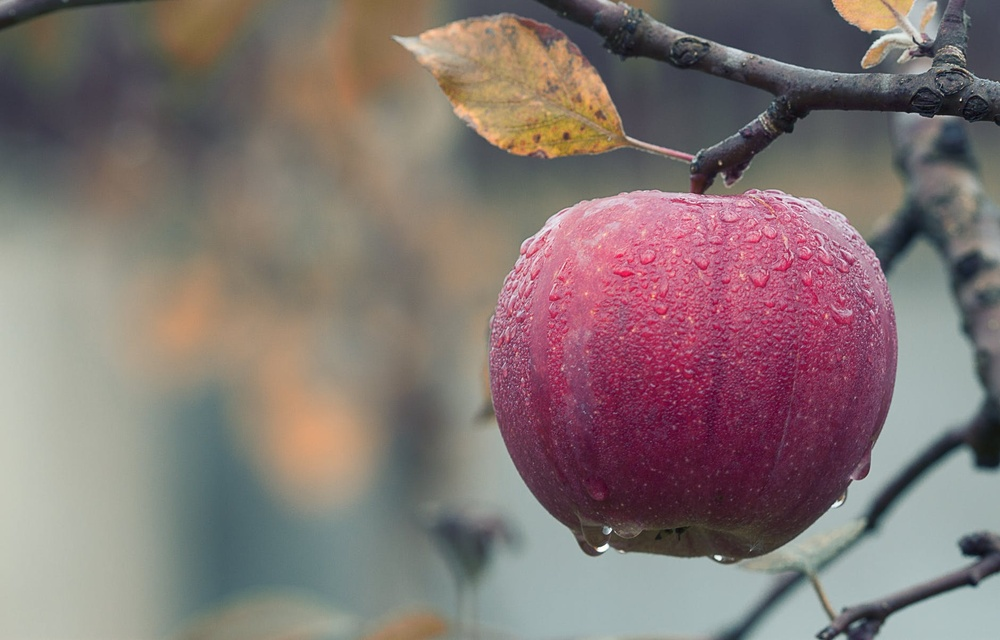
#> input picture apple.jpeg, 1000 x 640 px, shrunk from 1880 x 1204 before the run, found by its file name
$ python bit_donusumu.py
#> lines starting #> are read from the running program, lines starting #| are printed output that depends on the picture; after the words box and inside, x2 and y2 are one past the last pixel; in counts of white or black regions, pixels touching at a corner belong together
import cv2
import matplotlib.pyplot as plt
import numpy
import numpy as np

# Vanilla
img = cv2.imread("C:/Users/Casper/Desktop/apple.jpeg", 0)
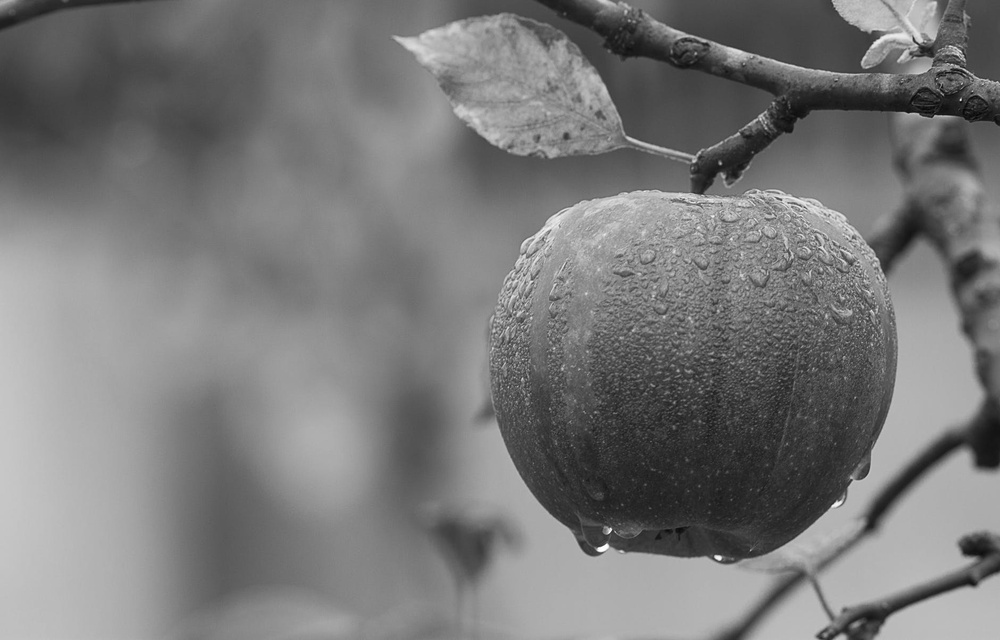
#> img: shape (640, 1000); min 3, max 255, mean 121.2
plt.imshow(cv2.cvtColor(img, cv2.COLOR_GRAY2RGB))
plt.show()

# Bit parsing
for x in range(0, 8):
    img_temp = img.copy()
    for i in range(0, img.shape[0]):
        for j in range(0, img.shape[1]):
            img_temp[i][j] = img[i][j] & (0b1 << x)
    plt.imshow(cv2.cvtColor(img_temp, cv2.COLOR_GRAY2RGB))
    plt.show()
#> this loop made 8 passes
#> pass 1, `plt.show()`:
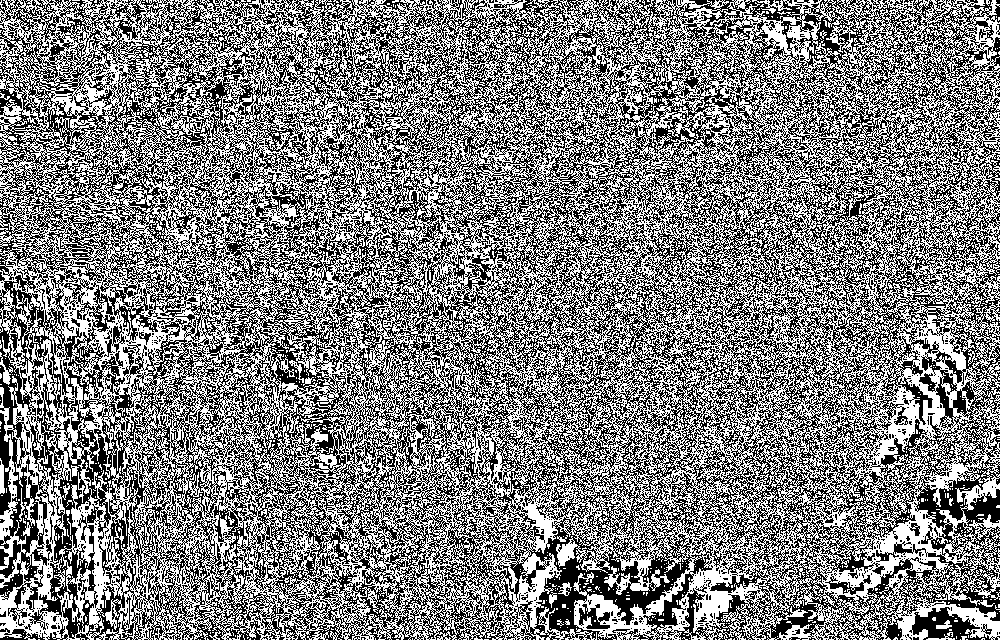
#> shown: shape (640, 1000, 3); values 0 (black) and 1 (white), 50% white; black in thin lines or dots
#> pass 2, `plt.show()`:
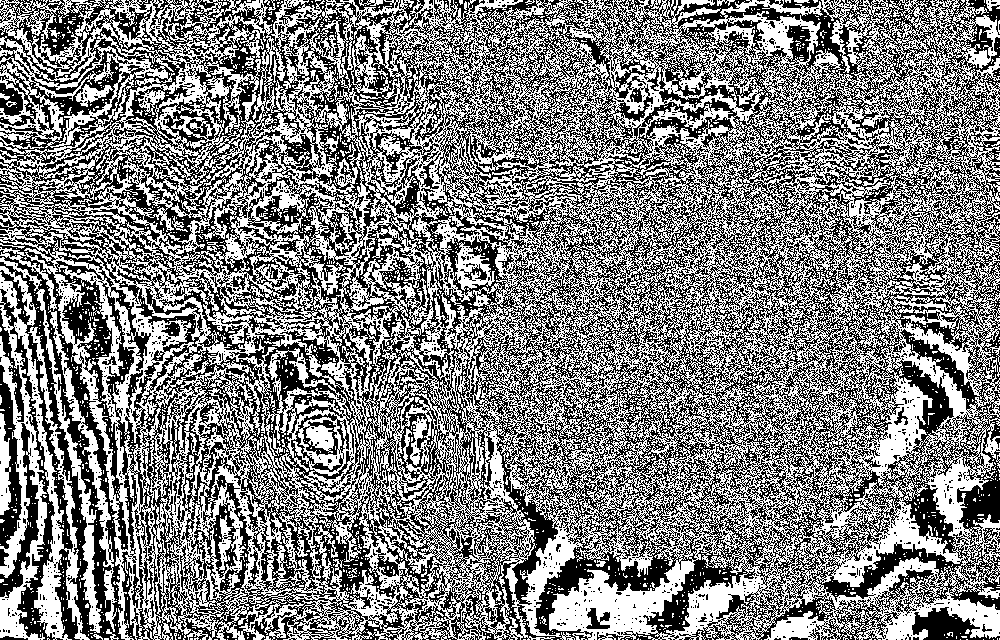
#> shown: shape (640, 1000, 3); values 0 (black) and 2 (white), 50.3% white; black in thin lines or dots
#> after the loop:
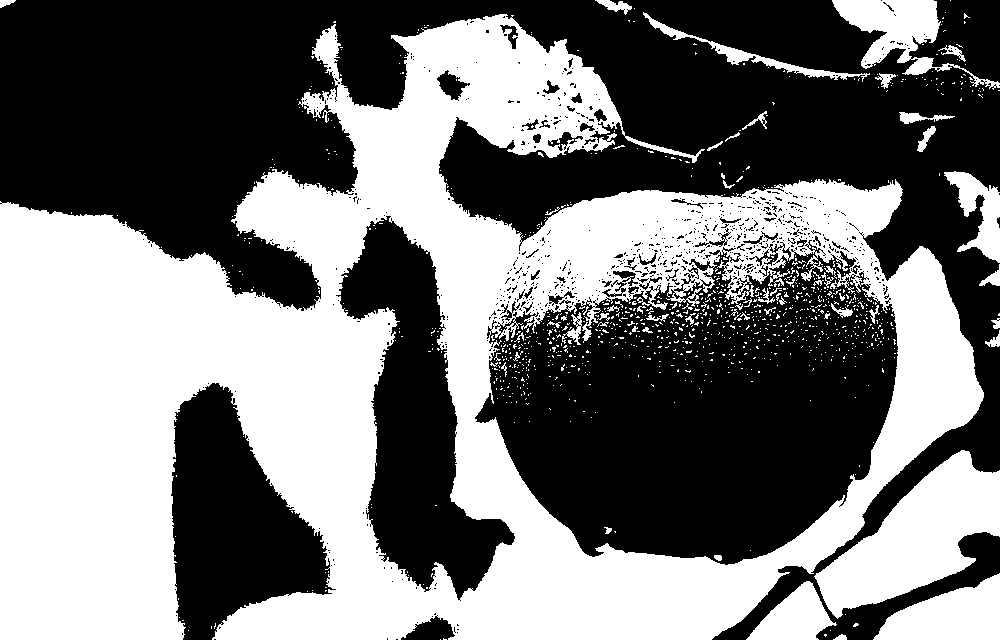
#> img_temp: shape (640, 1000); values 0 (black) and 128 (white), 46.9% white; 1055 white regions (1000 under 20 px), largest, box (x1, y1, x2, y2) and area: (0, 14, 984, 640) 262045, (814, 450, 1000, 619) 14715, (873, 573, 1000, 640) 5259

# 16 bit image
newimg = np.zeros((img.shape[0], img.shape[1]), dtype=np.int64)
print(type(newimg[0][0]))
#| <class 'numpy.int64'>
for i in range(0, img.shape[0]):
    for j in range(0, img.shape[1]):
        newimg[i][j] = numpy.int64((img[i][j] / 255) * (2 ** 16))


plt.imshow(newimg, cmap="gray", vmin=0, vmax=(2 ** 16))
plt.show()

# 24 bit image
newimg = np.zeros((img.shape[0], img.shape[1], 3), dtype=np.int64)
for i in range(0, img.shape[0]):
    for j in range(0, img.shape[1]):
        newimg[i][j] = [img[i][j], img[i][j], img[i][j]]
#> newimg: shape (640, 1000, 3) int64

plt.imshow(newimg, cmap="brg", vmin=0, vmax=255)
plt.show()

$ run again, with elma.jpg copied over apple.jpeg
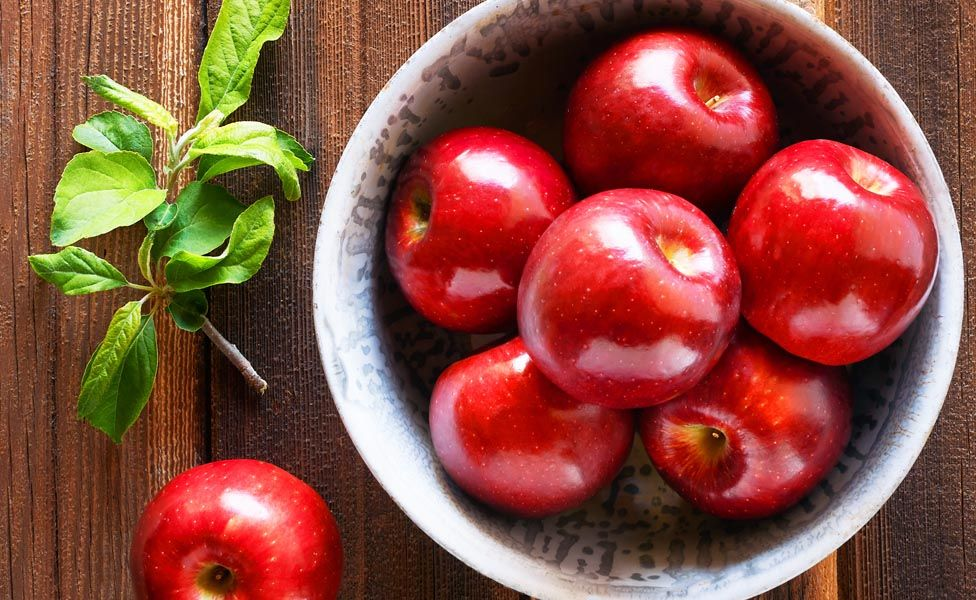
#> input picture elma.jpg, 976 x 600 px, found by its file name
#> the loop `for x in range(0, 8):` made 8 passes
#> pass 1, `plt.show()`:
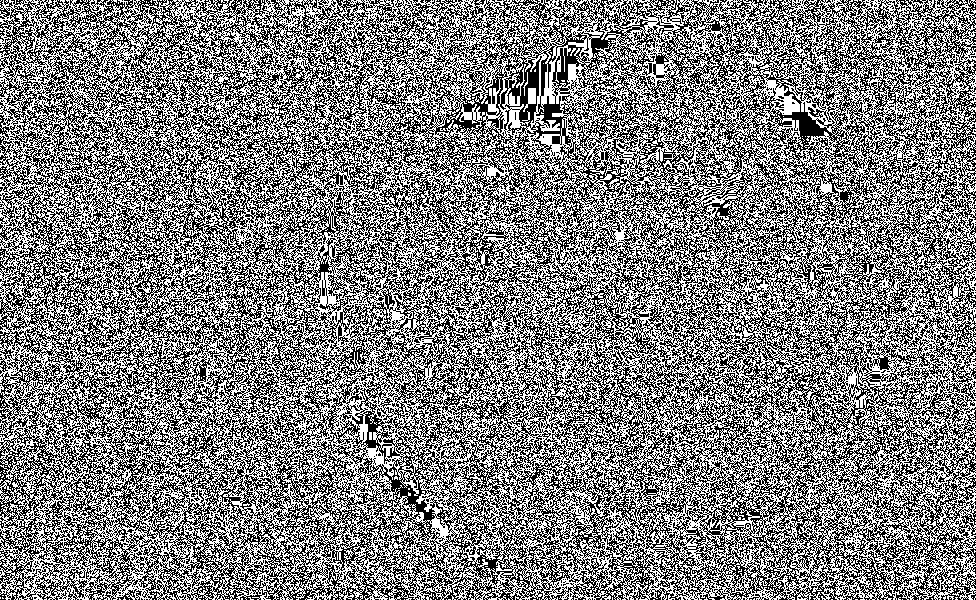
#> shown: shape (600, 976, 3); values 0 (black) and 1 (white), 50% white; black in thin lines or dots
#> after the loop `for x in range(0, 8):`:
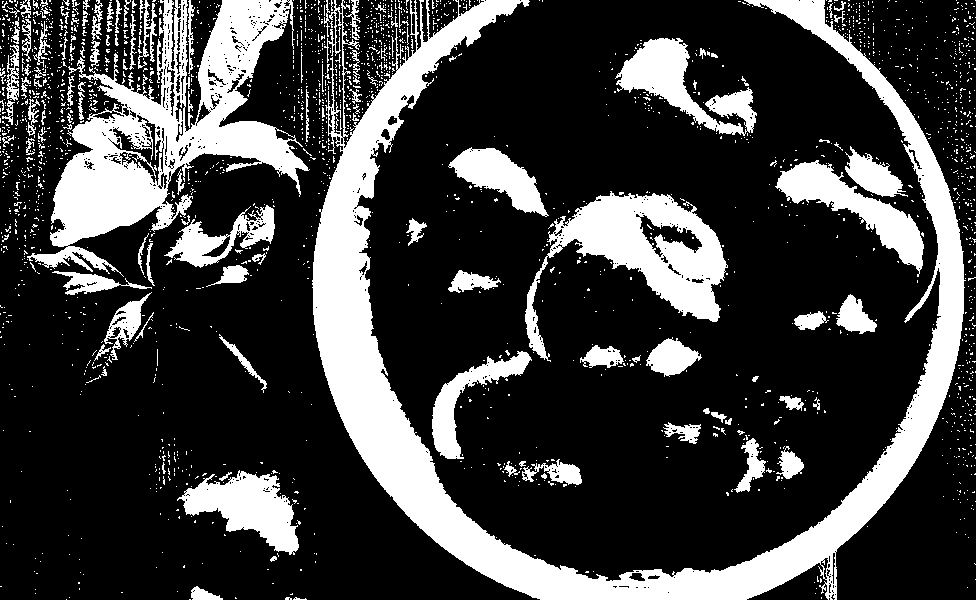
#> img_temp: shape (600, 976); values 0 (black) and 128 (white), 24.6% white; 2231 white regions (2106 under 20 px), largest, box (x1, y1, x2, y2) and area: (312, 0, 966, 600) 58214, (27, 0, 310, 277) 26190, (525, 191, 728, 362) 12090
#| <class 'numpy.int64'>
